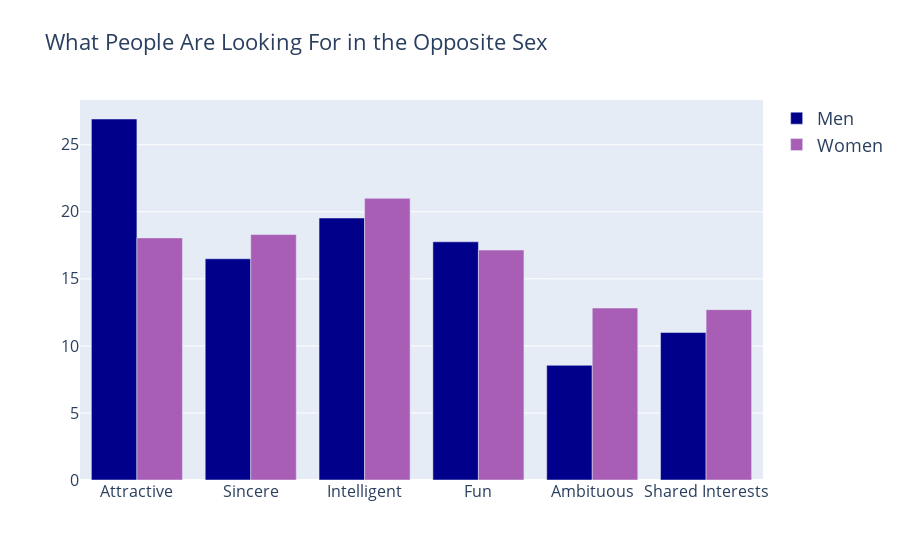

Notebook code for this chart:
### Code cell
display(attributes_gender)

trace1 = go.Bar(
    y=list(attributes_gender.iloc[1]),
    x=attributes_gender.columns.values,
    name='Men',
    marker=dict(
        color='#00008b'
    )
)
trace2 = go.Bar(
    y=list(attributes_gender.iloc[0]),
    x=attributes_gender.columns.values,
    name='Women',
    marker=dict(
        color='#A95EB6'
    )
)

data1 = [trace1, trace2]
layout = go.Layout(
    title='What People Are Looking For in the Opposite Sex',
    font=dict(
        size=16
    ),
    legend=dict(
        font=dict(
            size=18
        )
    )
)
fig = go.Figure(data=data1, layout=layout)
py.iplot(fig, filename='barchart')

### Figure 1 — Plotly figure (JSON) as saved in the notebook; plotly's stock layout.template omitted (floating-point values rounded to 4 significant figures)
{"data": [{"marker": {"color": "#00008b"}, "name": "Men", "type": "bar", "x": ["Attractive", "Sincere", "Intelligent", "Fun", "Ambituous", "Shared Interests"], "y": [26.92, 16.5, 19.54, 17.76, 8.553, 11.0]}, {"marker": {"color": "#A95EB6"}, "name": "Women", "type": "bar", "x": ["Attractive", "Sincere", "Intelligent", "Fun", "Ambituous", "Shared Interests"], "y": [18.06, 18.31, 21.0, 17.15, 12.83, 12.7]}], "layout": {"font": {"size": 16}, "legend": {"font": {"size": 18}}, "title": {"text": "What People Are Looking For in the Opposite Sex"}}}
